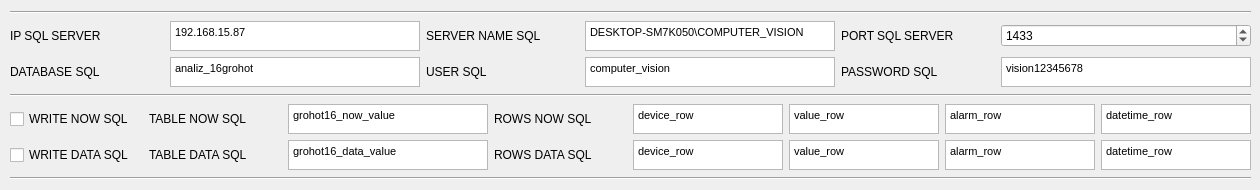
      <widget class="QWidget" name="tab_3">
       <attribute name="title">
        <string>SQL</string>
       </attribute>
       <widget class="QWidget" name="verticalLayoutWidget_2">
        <property name="geometry">
         <rect>
          <x>10</x>
          <y>10</y>
          <width>1241</width>
          <height>171</height>
         </rect>
        </property>
        <layout class="QVBoxLayout" name="verticalLayout_2">
         <item>
          <widget class="Line" name="line_6">
           <property name="orientation">
            <enum>Qt::Horizontal</enum>
           </property>
          </widget>
         </item>
         <item>
          <layout class="QGridLayout" name="gridLayout_4">
           <item row="2" column="5">
            <widget class="QTextEdit" name="textEdit_8">
             <property name="sizePolicy">
              <sizepolicy hsizetype="Minimum" vsizetype="Minimum">
               <horstretch>0</horstretch>
               <verstretch>0</verstretch>
              </sizepolicy>
             </property>
             <property name="maximumSize">
              <size>
               <width>250</width>
               <height>30</height>
              </size>
             </property>
             <property name="html">
              <string>&lt;!DOCTYPE HTML PUBLIC &quot;-//W3C//DTD HTML 4.0//EN&quot; &quot;http://www.w3.org/TR/REC-html40/strict.dtd&quot;&gt;
&lt;html&gt;&lt;head&gt;&lt;meta name=&quot;qrichtext&quot; content=&quot;1&quot; /&gt;&lt;style type=&quot;text/css&quot;&gt;
p, li { white-space: pre-wrap; }
&lt;/style&gt;&lt;/head&gt;&lt;body style=&quot; font-family:'MS Shell Dlg 2'; font-size:8.25pt; font-weight:400; font-style:normal;&quot;&gt;
&lt;p style=&quot; margin-top:0px; margin-bottom:0px; margin-left:0px; margin-right:0px; -qt-block-indent:0; text-indent:0px;&quot;&gt;vision12345678&lt;/p&gt;&lt;/body&gt;&lt;/html&gt;</string>
             </property>
             <property name="placeholderText">
              <string>vision12345678</string>
             </property>
            </widget>
           </item>
           <item row="1" column="0">
            <widget class="QLabel" name="label">
             <property name="maximumSize">
              <size>
               <width>200</width>
               <height>30</height>
              </size>
             </property>
             <property name="text">
              <string>IP SQL SERVER</string>
             </property>
            </widget>
           </item>
           <item row="2" column="2">
            <widget class="QLabel" name="label_5">
             <property name="maximumSize">
              <size>
               <width>200</width>
               <height>30</height>
              </size>
             </property>
             <property name="text">
              <string>USER SQL</string>
             </property>
            </widget>
           </item>
           <item row="2" column="0">
            <widget class="QLabel" name="label_4">
             <property name="maximumSize">
              <size>
               <width>200</width>
               <height>30</height>
              </size>
             </property>
             <property name="text">
              <string>DATABASE SQL</string>
             </property>
            </widget>
           </item>
           <item row="1" column="4">
            <widget class="QLabel" name="label_3">
             <property name="maximumSize">
              <size>
               <width>200</width>
               <height>30</height>
              </size>
             </property>
             <property name="text">
              <string>PORT SQL SERVER</string>
             </property>
            </widget>
           </item>
           <item row="2" column="1">
            <widget class="QTextEdit" name="textEdit_3">
             <property name="sizePolicy">
              <sizepolicy hsizetype="Minimum" vsizetype="Minimum">
               <horstretch>0</horstretch>
               <verstretch>0</verstretch>
              </sizepolicy>
             </property>
             <property name="maximumSize">
              <size>
               <width>250</width>
               <height>30</height>
              </size>
             </property>
             <property name="html">
              <string>&lt;!DOCTYPE HTML PUBLIC &quot;-//W3C//DTD HTML 4.0//EN&quot; &quot;http://www.w3.org/TR/REC-html40/strict.dtd&quot;&gt;
&lt;html&gt;&lt;head&gt;&lt;meta name=&quot;qrichtext&quot; content=&quot;1&quot; /&gt;&lt;style type=&quot;text/css&quot;&gt;
p, li { white-space: pre-wrap; }
&lt;/style&gt;&lt;/head&gt;&lt;body style=&quot; font-family:'MS Shell Dlg 2'; font-size:8.25pt; font-weight:400; font-style:normal;&quot;&gt;
&lt;p style=&quot; margin-top:0px; margin-bottom:0px; margin-left:0px; margin-right:0px; -qt-block-indent:0; text-indent:0px;&quot;&gt;analiz_16grohot&lt;/p&gt;&lt;/body&gt;&lt;/html&gt;</string>
             </property>
             <property name="placeholderText">
              <string>analiz_16grohot</string>
             </property>
            </widget>
           </item>
           <item row="1" column="2">
            <widget class="QLabel" name="label_2">
             <property name="maximumSize">
              <size>
               <width>200</width>
               <height>30</height>
              </size>
             </property>
             <property name="text">
              <string>SERVER NAME SQL</string>
             </property>
            </widget>
           </item>
           <item row="2" column="4">
            <widget class="QLabel" name="label_6">
             <property name="maximumSize">
              <size>
               <width>200</width>
               <height>30</height>
              </size>
             </property>
             <property name="text">
              <string>PASSWORD SQL</string>
             </property>
            </widget>
           </item>
           <item row="2" column="3">
            <widget class="QTextEdit" name="textEdit_7">
             <property name="sizePolicy">
              <sizepolicy hsizetype="Minimum" vsizetype="Minimum">
               <horstretch>0</horstretch>
               <verstretch>0</verstretch>
              </sizepolicy>
             </property>
             <property name="maximumSize">
              <size>
               <width>250</width>
               <height>30</height>
              </size>
             </property>
             <property name="html">
              <string>&lt;!DOCTYPE HTML PUBLIC &quot;-//W3C//DTD HTML 4.0//EN&quot; &quot;http://www.w3.org/TR/REC-html40/strict.dtd&quot;&gt;
&lt;html&gt;&lt;head&gt;&lt;meta name=&quot;qrichtext&quot; content=&quot;1&quot; /&gt;&lt;style type=&quot;text/css&quot;&gt;
p, li { white-space: pre-wrap; }
&lt;/style&gt;&lt;/head&gt;&lt;body style=&quot; font-family:'MS Shell Dlg 2'; font-size:8.25pt; font-weight:400; font-style:normal;&quot;&gt;
&lt;p style=&quot; margin-top:0px; margin-bottom:0px; margin-left:0px; margin-right:0px; -qt-block-indent:0; text-indent:0px;&quot;&gt;computer_vision&lt;/p&gt;&lt;/body&gt;&lt;/html&gt;</string>
             </property>
             <property name="placeholderText">
              <string>computer_vision</string>
             </property>
            </widget>
           </item>
           <item row="1" column="3">
            <widget class="QTextEdit" name="textEdit_2">
             <property name="sizePolicy">
              <sizepolicy hsizetype="Minimum" vsizetype="Minimum">
               <horstretch>0</horstretch>
               <verstretch>0</verstretch>
              </sizepolicy>
             </property>
             <property name="maximumSize">
              <size>
               <width>250</width>
               <height>30</height>
              </size>
             </property>
             <property name="html">
              <string>&lt;!DOCTYPE HTML PUBLIC &quot;-//W3C//DTD HTML 4.0//EN&quot; &quot;http://www.w3.org/TR/REC-html40/strict.dtd&quot;&gt;
&lt;html&gt;&lt;head&gt;&lt;meta name=&quot;qrichtext&quot; content=&quot;1&quot; /&gt;&lt;style type=&quot;text/css&quot;&gt;
p, li { white-space: pre-wrap; }
&lt;/style&gt;&lt;/head&gt;&lt;body style=&quot; font-family:'MS Shell Dlg 2'; font-size:8.25pt; font-weight:400; font-style:normal;&quot;&gt;
&lt;p style=&quot; margin-top:0px; margin-bottom:0px; margin-left:0px; margin-right:0px; -qt-block-indent:0; text-indent:0px;&quot;&gt;DESKTOP-SM7K050\COMPUTER_VISION&lt;/p&gt;&lt;/body&gt;&lt;/html&gt;</string>
             </property>
             <property name="placeholderText">
              <string>DESKTOP-SM7K050\COMPUTER_VISION</string>
             </property>
            </widget>
           </item>
           <item row="1" column="1">
            <widget class="QTextEdit" name="textEdit">
             <property name="sizePolicy">
              <sizepolicy hsizetype="Minimum" vsizetype="Minimum">
               <horstretch>0</horstretch>
               <verstretch>0</verstretch>
              </sizepolicy>
             </property>
             <property name="maximumSize">
              <size>
               <width>250</width>
               <height>30</height>
              </size>
             </property>
             <property name="html">
              <string>&lt;!DOCTYPE HTML PUBLIC &quot;-//W3C//DTD HTML 4.0//EN&quot; &quot;http://www.w3.org/TR/REC-html40/strict.dtd&quot;&gt;
&lt;html&gt;&lt;head&gt;&lt;meta name=&quot;qrichtext&quot; content=&quot;1&quot; /&gt;&lt;style type=&quot;text/css&quot;&gt;
p, li { white-space: pre-wrap; }
&lt;/style&gt;&lt;/head&gt;&lt;body style=&quot; font-family:'MS Shell Dlg 2'; font-size:8.25pt; font-weight:400; font-style:normal;&quot;&gt;
&lt;p style=&quot; margin-top:0px; margin-bottom:0px; margin-left:0px; margin-right:0px; -qt-block-indent:0; text-indent:0px;&quot;&gt;192.168.15.87&lt;/p&gt;&lt;/body&gt;&lt;/html&gt;</string>
             </property>
             <property name="placeholderText">
              <string>192.168.15.87</string>
             </property>
            </widget>
           </item>
           <item row="1" column="5">
            <widget class="QSpinBox" name="spinBox">
             <property name="minimum">
              <number>1</number>
             </property>
             <property name="maximum">
              <number>99999</number>
             </property>
             <property name="value">
              <number>1433</number>
             </property>
            </widget>
           </item>
          </layout>
         </item>
         <item>
          <widget class="Line" name="line_5">
           <property name="orientation">
            <enum>Qt::Horizontal</enum>
           </property>
          </widget>
         </item>
         <item>
          <layout class="QGridLayout" name="gridLayout_5">
           <item row="0" column="6">
            <widget class="QTextEdit" name="textEdit_11">
             <property name="sizePolicy">
              <sizepolicy hsizetype="Minimum" vsizetype="Minimum">
               <horstretch>0</horstretch>
               <verstretch>0</verstretch>
              </sizepolicy>
             </property>
             <property name="maximumSize">
              <size>
               <width>150</width>
               <height>30</height>
              </size>
             </property>
             <property name="html">
              <string>&lt;!DOCTYPE HTML PUBLIC &quot;-//W3C//DTD HTML 4.0//EN&quot; &quot;http://www.w3.org/TR/REC-html40/strict.dtd&quot;&gt;
&lt;html&gt;&lt;head&gt;&lt;meta name=&quot;qrichtext&quot; content=&quot;1&quot; /&gt;&lt;style type=&quot;text/css&quot;&gt;
p, li { white-space: pre-wrap; }
&lt;/style&gt;&lt;/head&gt;&lt;body style=&quot; font-family:'MS Shell Dlg 2'; font-size:8.25pt; font-weight:400; font-style:normal;&quot;&gt;
&lt;p style=&quot; margin-top:0px; margin-bottom:0px; margin-left:0px; margin-right:0px; -qt-block-indent:0; text-indent:0px;&quot;&gt;alarm_row&lt;/p&gt;&lt;/body&gt;&lt;/html&gt;</string>
             </property>
             <property name="placeholderText">
              <string>alarm_row</string>
             </property>
            </widget>
           </item>
           <item row="1" column="4">
            <widget class="QTextEdit" name="textEdit_13">
             <property name="sizePolicy">
              <sizepolicy hsizetype="Minimum" vsizetype="Minimum">
               <horstretch>0</horstretch>
               <verstretch>0</verstretch>
              </sizepolicy>
             </property>
             <property name="maximumSize">
              <size>
               <width>150</width>
               <height>30</height>
              </size>
             </property>
             <property name="html">
              <string>&lt;!DOCTYPE HTML PUBLIC &quot;-//W3C//DTD HTML 4.0//EN&quot; &quot;http://www.w3.org/TR/REC-html40/strict.dtd&quot;&gt;
&lt;html&gt;&lt;head&gt;&lt;meta name=&quot;qrichtext&quot; content=&quot;1&quot; /&gt;&lt;style type=&quot;text/css&quot;&gt;
p, li { white-space: pre-wrap; }
&lt;/style&gt;&lt;/head&gt;&lt;body style=&quot; font-family:'MS Shell Dlg 2'; font-size:8.25pt; font-weight:400; font-style:normal;&quot;&gt;
&lt;p style=&quot; margin-top:0px; margin-bottom:0px; margin-left:0px; margin-right:0px; -qt-block-indent:0; text-indent:0px;&quot;&gt;device_row&lt;/p&gt;&lt;/body&gt;&lt;/html&gt;</string>
             </property>
             <property name="placeholderText">
              <string>device_row</string>
             </property>
            </widget>
           </item>
           <item row="0" column="3">
            <widget class="QLabel" name="label_19">
             <property name="text">
              <string>ROWS NOW SQL</string>
             </property>
            </widget>
           </item>
           <item row="1" column="7">
            <widget class="QTextEdit" name="textEdit_37">
             <property name="sizePolicy">
              <sizepolicy hsizetype="Minimum" vsizetype="Minimum">
               <horstretch>0</horstretch>
               <verstretch>0</verstretch>
              </sizepolicy>
             </property>
             <property name="maximumSize">
              <size>
               <width>150</width>
               <height>30</height>
              </size>
             </property>
             <property name="html">
              <string>&lt;!DOCTYPE HTML PUBLIC &quot;-//W3C//DTD HTML 4.0//EN&quot; &quot;http://www.w3.org/TR/REC-html40/strict.dtd&quot;&gt;
&lt;html&gt;&lt;head&gt;&lt;meta name=&quot;qrichtext&quot; content=&quot;1&quot; /&gt;&lt;style type=&quot;text/css&quot;&gt;
p, li { white-space: pre-wrap; }
&lt;/style&gt;&lt;/head&gt;&lt;body style=&quot; font-family:'MS Shell Dlg 2'; font-size:8.25pt; font-weight:400; font-style:normal;&quot;&gt;
&lt;p style=&quot; margin-top:0px; margin-bottom:0px; margin-left:0px; margin-right:0px; -qt-block-indent:0; text-indent:0px;&quot;&gt;datetime_row&lt;/p&gt;&lt;/body&gt;&lt;/html&gt;</string>
             </property>
             <property name="placeholderText">
              <string>datetime_row</string>
             </property>
            </widget>
           </item>
           <item row="1" column="1">
            <widget class="QLabel" name="label_22">
             <property name="text">
              <string>TABLE DATA SQL</string>
             </property>
            </widget>
           </item>
           <item row="0" column="7">
            <widget class="QTextEdit" name="textEdit_12">
             <property name="sizePolicy">
              <sizepolicy hsizetype="Minimum" vsizetype="Minimum">
               <horstretch>0</horstretch>
               <verstretch>0</verstretch>
              </sizepolicy>
             </property>
             <property name="maximumSize">
              <size>
               <width>150</width>
               <height>30</height>
              </size>
             </property>
             <property name="html">
              <string>&lt;!DOCTYPE HTML PUBLIC &quot;-//W3C//DTD HTML 4.0//EN&quot; &quot;http://www.w3.org/TR/REC-html40/strict.dtd&quot;&gt;
&lt;html&gt;&lt;head&gt;&lt;meta name=&quot;qrichtext&quot; content=&quot;1&quot; /&gt;&lt;style type=&quot;text/css&quot;&gt;
p, li { white-space: pre-wrap; }
&lt;/style&gt;&lt;/head&gt;&lt;body style=&quot; font-family:'MS Shell Dlg 2'; font-size:8.25pt; font-weight:400; font-style:normal;&quot;&gt;
&lt;p style=&quot; margin-top:0px; margin-bottom:0px; margin-left:0px; margin-right:0px; -qt-block-indent:0; text-indent:0px;&quot;&gt;datetime_row&lt;/p&gt;&lt;/body&gt;&lt;/html&gt;</string>
             </property>
             <property name="placeholderText">
              <string>datetime_row</string>
             </property>
            </widget>
           </item>
           <item row="0" column="1">
            <widget class="QLabel" name="label_21">
             <property name="text">
              <string>TABLE NOW SQL</string>
             </property>
            </widget>
           </item>
           <item row="1" column="2">
            <widget class="QTextEdit" name="textEdit_40">
             <property name="sizePolicy">
              <sizepolicy hsizetype="Minimum" vsizetype="Minimum">
               <horstretch>0</horstretch>
               <verstretch>0</verstretch>
              </sizepolicy>
             </property>
             <property name="maximumSize">
              <size>
               <width>200</width>
               <height>30</height>
              </size>
             </property>
             <property name="html">
              <string>&lt;!DOCTYPE HTML PUBLIC &quot;-//W3C//DTD HTML 4.0//EN&quot; &quot;http://www.w3.org/TR/REC-html40/strict.dtd&quot;&gt;
&lt;html&gt;&lt;head&gt;&lt;meta name=&quot;qrichtext&quot; content=&quot;1&quot; /&gt;&lt;style type=&quot;text/css&quot;&gt;
p, li { white-space: pre-wrap; }
&lt;/style&gt;&lt;/head&gt;&lt;body style=&quot; font-family:'MS Shell Dlg 2'; font-size:8.25pt; font-weight:400; font-style:normal;&quot;&gt;
&lt;p style=&quot; margin-top:0px; margin-bottom:0px; margin-left:0px; margin-right:0px; -qt-block-indent:0; text-indent:0px;&quot;&gt;grohot16_data_value&lt;/p&gt;&lt;/body&gt;&lt;/html&gt;</string>
             </property>
             <property name="placeholderText">
              <string>grohot16_data_value</string>
             </property>
            </widget>
           </item>
           <item row="1" column="5">
            <widget class="QTextEdit" name="textEdit_32">
             <property name="sizePolicy">
              <sizepolicy hsizetype="Minimum" vsizetype="Minimum">
               <horstretch>0</horstretch>
               <verstretch>0</verstretch>
              </sizepolicy>
             </property>
             <property name="maximumSize">
              <size>
               <width>150</width>
               <height>30</height>
              </size>
             </property>
             <property name="html">
              <string>&lt;!DOCTYPE HTML PUBLIC &quot;-//W3C//DTD HTML 4.0//EN&quot; &quot;http://www.w3.org/TR/REC-html40/strict.dtd&quot;&gt;
&lt;html&gt;&lt;head&gt;&lt;meta name=&quot;qrichtext&quot; content=&quot;1&quot; /&gt;&lt;style type=&quot;text/css&quot;&gt;
p, li { white-space: pre-wrap; }
&lt;/style&gt;&lt;/head&gt;&lt;body style=&quot; font-family:'MS Shell Dlg 2'; font-size:8.25pt; font-weight:400; font-style:normal;&quot;&gt;
&lt;p style=&quot; margin-top:0px; margin-bottom:0px; margin-left:0px; margin-right:0px; -qt-block-indent:0; text-indent:0px;&quot;&gt;value_row&lt;/p&gt;&lt;/body&gt;&lt;/html&gt;</string>
             </property>
             <property name="placeholderText">
              <string>value_row</string>
             </property>
            </widget>
           </item>
           <item row="0" column="4">
            <widget class="QTextEdit" name="textEdit_9">
             <property name="sizePolicy">
              <sizepolicy hsizetype="Minimum" vsizetype="Minimum">
               <horstretch>0</horstretch>
               <verstretch>0</verstretch>
              </sizepolicy>
             </property>
             <property name="maximumSize">
              <size>
               <width>150</width>
               <height>30</height>
              </size>
             </property>
             <property name="html">
              <string>&lt;!DOCTYPE HTML PUBLIC &quot;-//W3C//DTD HTML 4.0//EN&quot; &quot;http://www.w3.org/TR/REC-html40/strict.dtd&quot;&gt;
&lt;html&gt;&lt;head&gt;&lt;meta name=&quot;qrichtext&quot; content=&quot;1&quot; /&gt;&lt;style type=&quot;text/css&quot;&gt;
p, li { white-space: pre-wrap; }
&lt;/style&gt;&lt;/head&gt;&lt;body style=&quot; font-family:'MS Shell Dlg 2'; font-size:8.25pt; font-weight:400; font-style:normal;&quot;&gt;
&lt;p style=&quot; margin-top:0px; margin-bottom:0px; margin-left:0px; margin-right:0px; -qt-block-indent:0; text-indent:0px;&quot;&gt;device_row&lt;/p&gt;&lt;/body&gt;&lt;/html&gt;</string>
             </property>
             <property name="placeholderText">
              <string>device_row</string>
             </property>
            </widget>
           </item>
           <item row="1" column="6">
            <widget class="QTextEdit" name="textEdit_38">
             <property name="sizePolicy">
              <sizepolicy hsizetype="Minimum" vsizetype="Minimum">
               <horstretch>0</horstretch>
               <verstretch>0</verstretch>
              </sizepolicy>
             </property>
             <property name="maximumSize">
              <size>
               <width>150</width>
               <height>30</height>
              </size>
             </property>
             <property name="html">
              <string>&lt;!DOCTYPE HTML PUBLIC &quot;-//W3C//DTD HTML 4.0//EN&quot; &quot;http://www.w3.org/TR/REC-html40/strict.dtd&quot;&gt;
&lt;html&gt;&lt;head&gt;&lt;meta name=&quot;qrichtext&quot; content=&quot;1&quot; /&gt;&lt;style type=&quot;text/css&quot;&gt;
p, li { white-space: pre-wrap; }
&lt;/style&gt;&lt;/head&gt;&lt;body style=&quot; font-family:'MS Shell Dlg 2'; font-size:8.25pt; font-weight:400; font-style:normal;&quot;&gt;
&lt;p style=&quot; margin-top:0px; margin-bottom:0px; margin-left:0px; margin-right:0px; -qt-block-indent:0; text-indent:0px;&quot;&gt;alarm_row&lt;/p&gt;&lt;/body&gt;&lt;/html&gt;</string>
             </property>
             <property name="placeholderText">
              <string>alarm_row</string>
             </property>
            </widget>
           </item>
           <item row="1" column="3">
            <widget class="QLabel" name="label_20">
             <property name="text">
              <string>ROWS DATA SQL</string>
             </property>
            </widget>
           </item>
           <item row="0" column="5">
            <widget class="QTextEdit" name="textEdit_10">
             <property name="sizePolicy">
              <sizepolicy hsizetype="Minimum" vsizetype="Minimum">
               <horstretch>0</horstretch>
               <verstretch>0</verstretch>
              </sizepolicy>
             </property>
             <property name="maximumSize">
              <size>
               <width>150</width>
               <height>30</height>
              </size>
             </property>
             <property name="html">
              <string>&lt;!DOCTYPE HTML PUBLIC &quot;-//W3C//DTD HTML 4.0//EN&quot; &quot;http://www.w3.org/TR/REC-html40/strict.dtd&quot;&gt;
&lt;html&gt;&lt;head&gt;&lt;meta name=&quot;qrichtext&quot; content=&quot;1&quot; /&gt;&lt;style type=&quot;text/css&quot;&gt;
p, li { white-space: pre-wrap; }
&lt;/style&gt;&lt;/head&gt;&lt;body style=&quot; font-family:'MS Shell Dlg 2'; font-size:8.25pt; font-weight:400; font-style:normal;&quot;&gt;
&lt;p style=&quot; margin-top:0px; margin-bottom:0px; margin-left:0px; margin-right:0px; -qt-block-indent:0; text-indent:0px;&quot;&gt;value_row&lt;/p&gt;&lt;/body&gt;&lt;/html&gt;</string>
             </property>
             <property name="placeholderText">
              <string>value_row</string>
             </property>
            </widget>
           </item>
           <item row="0" column="2">
            <widget class="QTextEdit" name="textEdit_39">
             <property name="sizePolicy">
              <sizepolicy hsizetype="Minimum" vsizetype="Minimum">
               <horstretch>0</horstretch>
               <verstretch>0</verstretch>
              </sizepolicy>
             </property>
             <property name="maximumSize">
              <size>
               <width>200</width>
               <height>30</height>
              </size>
             </property>
             <property name="html">
              <string>&lt;!DOCTYPE HTML PUBLIC &quot;-//W3C//DTD HTML 4.0//EN&quot; &quot;http://www.w3.org/TR/REC-html40/strict.dtd&quot;&gt;
&lt;html&gt;&lt;head&gt;&lt;meta name=&quot;qrichtext&quot; content=&quot;1&quot; /&gt;&lt;style type=&quot;text/css&quot;&gt;
p, li { white-space: pre-wrap; }
&lt;/style&gt;&lt;/head&gt;&lt;body style=&quot; font-family:'MS Shell Dlg 2'; font-size:8.25pt; font-weight:400; font-style:normal;&quot;&gt;
&lt;p style=&quot; margin-top:0px; margin-bottom:0px; margin-left:0px; margin-right:0px; -qt-block-indent:0; text-indent:0px;&quot;&gt;grohot16_now_value&lt;/p&gt;&lt;/body&gt;&lt;/html&gt;</string>
             </property>
             <property name="placeholderText">
              <string>grohot16_now_value</string>
             </property>
            </widget>
           </item>
           <item row="0" column="0">
            <widget class="QCheckBox" name="checkBox">
             <property name="text">
              <string>WRITE NOW SQL</string>
             </property>
            </widget>
           </item>
           <item row="1" column="0">
            <widget class="QCheckBox" name="checkBox_2">
             <property name="text">
              <string>WRITE DATA SQL</string>
             </property>
            </widget>
           </item>
          </layout>
         </item>
         <item>
          <widget class="Line" name="line_4">
           <property name="orientation">
            <enum>Qt::Horizontal</enum>
           </property>
          </widget>
         </item>
        </layout>
       </widget>
      </widget>
